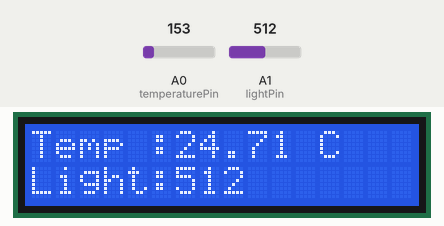
Simulated run of this sketch. Board: Arduino Uno, built with avr-gcc and run on an emulated ATmega328P. Shown: 16×2 character LCD. The test bench sets the inputs (shaded band); at power-on: A0 (temperaturePin) = 153, A1 (lightPin) = 512.

Above: at 1.2 s.
1.3 s: A0 (temperaturePin) set to 165
At 3.2 s:
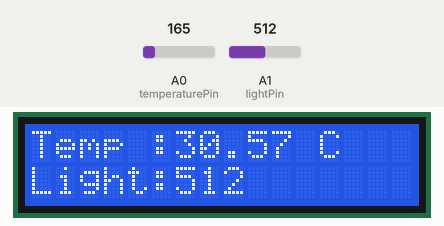
3.5 s: A1 (lightPin) set to 716
At 5.1 s:
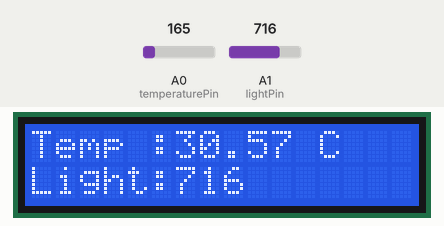
5.5 s: A0 (temperaturePin) set to 175
At 7.0 s:
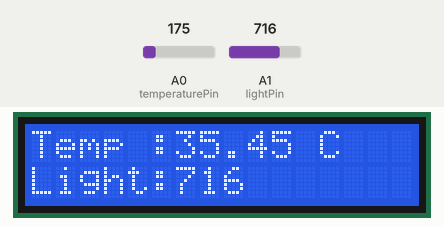
7.5 s: A1 (lightPin) set to 900
At 8.8 s:
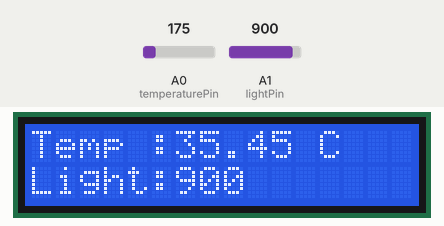
9.6 s: A0 (temperaturePin) set to 191
At 10.7 s:
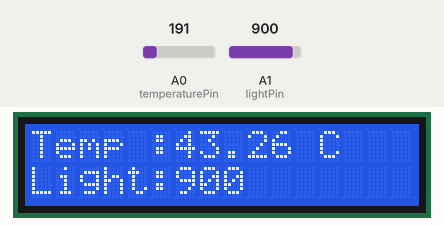
11.6 s: A1 (lightPin) set to 1023
At 12.5 s:
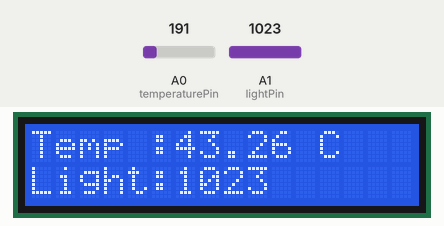
Timing chart, 0 to 14.6 s (numbered marks = the images above; inputs shaded):
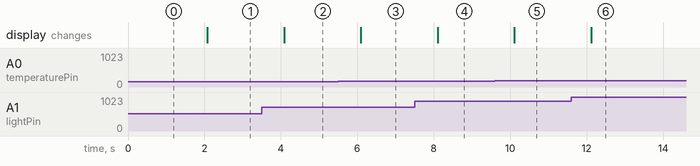

The sketch:

temp_and_light_lcd.ino
```cpp
/*
 * Read temperature and light and display on the LCD
 *
 * For: Arduino Uno R3
 *
 * Parts:
 * 1x LCD (16x2 characters)
 * 1x 10 kΩ variable resistor
 * 1x 10 KΩ resistor
 * 1x 220 Ω resitor
 * 1x Photocell
 * 1x TMP36 temperature sensor
 */
#include <LiquidCrystal.h>

int temperaturePin = 0;
int lightPin = 1;

LiquidCrystal lcd(12, 11, 5, 4, 3, 2);

void setup() {
  // Set columns and rows to use
  lcd.begin(16, 2);
  // Start on the first row
  lcd.print("Temp :      C");
}

void loop() {
  int temperatureReading = analogRead(temperaturePin);
  float temperatureInVolts = (temperatureReading / 1024.0) * 5.0;
  float temperatureInCelcius = (temperatureInVolts - 0.5) * 100;
  // Jump 6 columns
  lcd.setCursor(6, 0);
  lcd.print(temperatureInCelcius);

  int lightReading = analogRead(lightPin);
  // Jump to the next row
  lcd.setCursor(0, 1);
  lcd.print("Light:           ");
  lcd.setCursor(6, 1);
  lcd.print(lightReading);
  delay(1000);
}
```

Measured:
- after the input at 1.3 s, the display: changes after 0.78 s (image 1)
- after the input at 3.5 s, the display: changes after 0.59 s (image 2)
- after the input at 5.5 s, the display: changes after 0.60 s (image 3)
- after the input at 7.5 s, the display: changes after 0.60 s (image 4)
- after the input at 9.6 s, the display: changes after 0.51 s (image 5)
- after the input at 11.6 s, the display: changes after 0.52 s (image 6)
